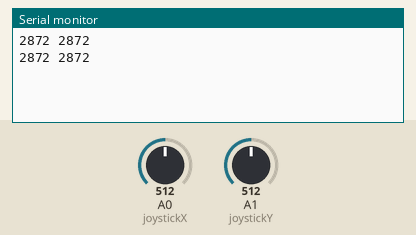
Bench run of a sketch on a simulated Arduino Uno, built with avr-gcc and run on an emulated ATmega328P. Parts: the last lines printed to the serial monitor. The test bench sets the inputs (shaded band); at power-on: A0 (joystickX) = 512, A1 (joystickY) = 512.

Above: at 1.2 s.
1.3 s: A0 (joystickX) set to 716
At 2.6 s:
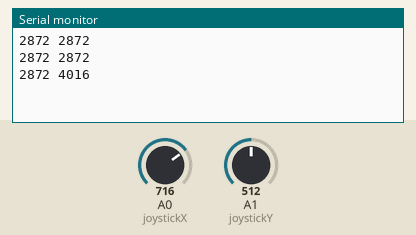
2.8 s: A1 (joystickY) set to 716
At 3.8 s:
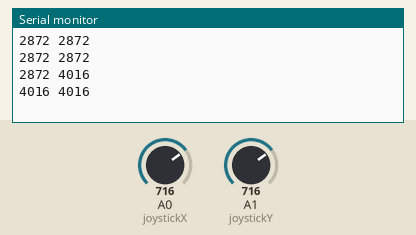
4.3 s: A0 (joystickX) set to 900
At 5.6 s:
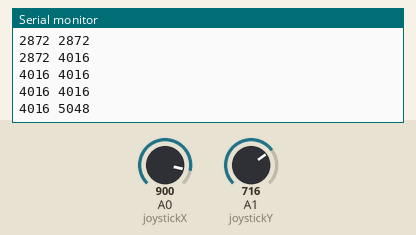
5.8 s: A1 (joystickY) set to 900
At 6.5 s:
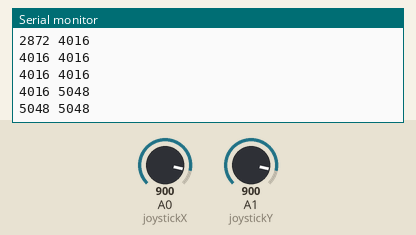
Timing chart, 0 to 8.3 s (numbered marks = the images above; inputs shaded):
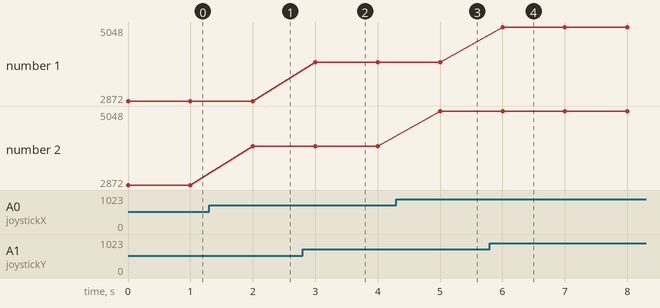

Measured:
- after the input at 1.3 s, the serial monitor: prints a new line after 0.70 s (image 1)
- after the input at 2.8 s, the serial monitor: prints a new line after 0.20 s (image 2)
- after the input at 4.3 s, the serial monitor: prints a new line after 0.70 s (image 3)
- after the input at 5.8 s, the serial monitor: prints a new line after 0.20 s (image 4)
- plotted number 2: 2872 → 4016 after the input at 1.3 s, 4016 → 5048 after the input at 4.3 s

The sketch:

joysticktransmitter.ino
```cpp
/*

 */

// constants won't change. They're used here to
// set pin numbers:
const int joystickX = A0;    //j1.2   // the number of the joystick X-axis analog
const int joystickY =  A1;   //j3.26  // the number of the joystick Y-axis analog


// variables will change:
int joystickSelState = 0;      // variable for reading the joystick sel status
int joystickXState, joystickYState ;

void setup() {


  Serial.begin(9600);
  Serial.setTimeout(1000);
}

void loop(){
  // read the analog value of joystick x axis
  joystickXState = analogRead(joystickX);
  // read the analog value of joystick y axis
  joystickYState = analogRead(joystickY);
  Serial.print(map(joystickYState,0,728,0,4084)); //this mapping is done due to an error of mine in writing the receiver code: it is easier to map the transmitter output than it is to rewrite the receiver to accept lower precision.
  Serial.print(" ");
  Serial.print(map(joystickXState,0,728,0,4084));
  Serial.print("\n");
 // while(Serial.available() == 0); //spin on command received response, but we don't want to wait forever
  String response = Serial.readStringUntil('\n');
}
```
